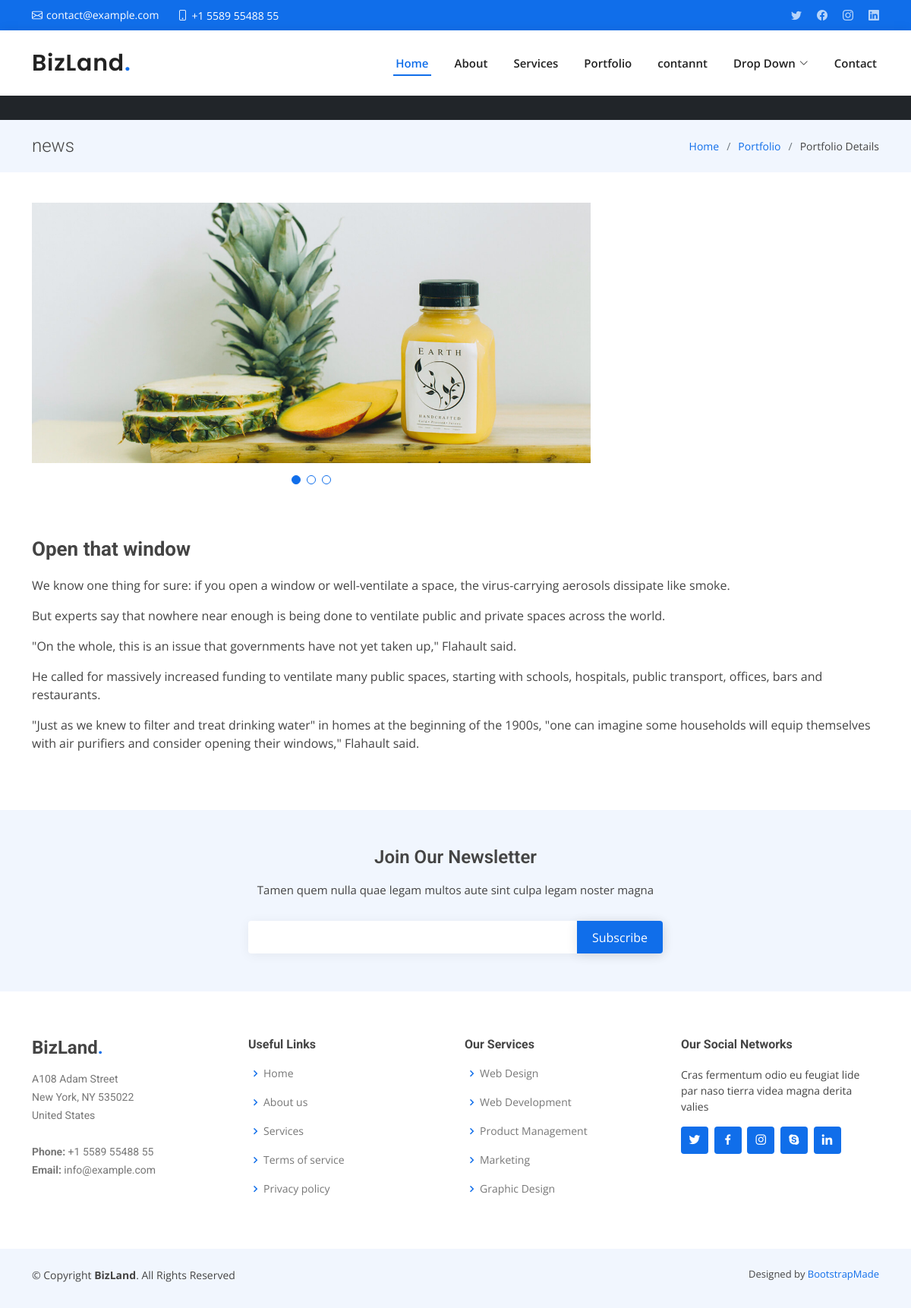
Screenshot of /news/1 with the database file from the repository.
### News/models.py (models this page shows)
class News(models.Model):
    title=models.CharField(max_length=50)
    desc= HTMLField()

### s1/views.py (the view)
# urls.py: path('news/<newid>',views.newsdetail)
def newsdetail(request,newid):
    newsdetail=News.objects.get(id=newid)
    print(newsdetail)
    return render(request,"news.html",{'newsdetail':newsdetail})

### templates/news.html (shortened to what this page needs)
{% extends  "base.html" %}
{% block context %}
  <main id="main" data-aos="fade-up">
    <section class="breadcrumbs">
      <div class="container">
        <div class="d-flex justify-content-between align-items-center">
          <h2>news</h2>
          <ol>
            <li><a href="/">Home</a></li>
            <li><a href="/portfolio">Portfolio</a></li>
            <li>Portfolio Details</li>
          </ol>
        </div>
      </div>
    </section>
    <section id="portfolio-details" class="portfolio-details">
      <div class="container">
        <div class="row gy-4">
          <div class="col-lg-8">
            <div class="portfolio-details-slider swiper">
              <div class="swiper-wrapper align-items-center">
                <div class="swiper-slide">
                  <img src="/static/assets/img/portfolio/portfolio-details-1.jpg" alt="">
                </div>
              </div>
              <div class="swiper-pagination"></div>
            </div>
          </div>
            <div class="portfolio-description">
              <h2>{{newsdetail.title}}</h2>
              <p>
                {{newsdetail.desc | safe}}
              </p>
            </div>
          </div>
        </div>
    </section>
  </main>
  {% endblock %}

### static/assets/css/style.css (style rules this page uses)
body { font-family: "Open Sans", sans-serif; color: #444444; }
a { color: #106eea; text-decoration: none; }
h1, h2, h3, h4, h5, h6 { font-family: "Roboto", sans-serif; }
section { padding: 60px 0; overflow: hidden; }
.breadcrumbs { padding: 20px 0; background-color: #f1f6fe; min-height: 40px; }
.breadcrumbs h2 { font-size: 24px; font-weight: 300; margin: 0; }
.breadcrumbs ol { display: flex; flex-wrap: wrap; list-style: none; padding: 0; margin: 0; font-size: 14px; }
.breadcrumbs ol li + li { padding-left: 10px; }
.breadcrumbs ol li + li::before { display: inline-block; padding-right: 10px; color: #6c757d; content: "/"; }
.portfolio-details { padding-top: 40px; }
.portfolio-details .portfolio-details-slider img { width: 100%; }
.portfolio-details .portfolio-details-slider .swiper-pagination { margin-top: 20px; position: relative; }
.portfolio-details .portfolio-description { padding-top: 30px; }
.portfolio-details .portfolio-description h2 { font-size: 26px; font-weight: 700; margin-bottom: 20px; }
.portfolio-details .portfolio-description p { padding: 0; }

### rows the page displays
News: title "Open that window", desc "We know one thing for sure: if you open a window or well-ventilate a space, the virus-carrying aerosols dissipate like smoke. But experts say that nowhere near enough is being done to ventilate public and private spaces across the world. \"On the whole, this is an issue that governments have not yet taken up,\" Flahault said. He called for massively increased funding to ventilate many public spaces, starting with schools, hospitals, public transport, offices, bars and restaurants. \"Just as we knew to filter and treat drinking water\" in homes at the beginning of the 1900s, \"one can imagine some households will equip themselves with air purifiers and consider opening their windows,\" Flahault…"
